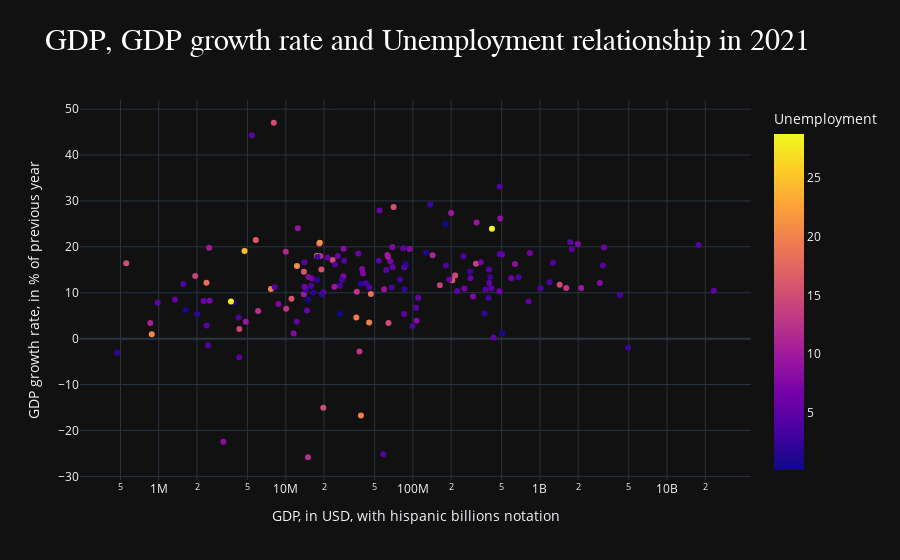

The notebook cell saved with this chart:
### Markdown cell above
#### PIB, PIBpc y desempleo

### Code cell
# Definimos conjunto de datos
GDP_gr_un = df.groupby(["Country","Year"])[["GDP","GDP_growth","Unemployment"]].sum().reset_index()
GDP_gr_un2021 = GDP_gr_un[(GDP_gr_un["Year"] == 2021) & (GDP_gr_un["Unemployment"] > 0) & (GDP_gr_un["Unemployment"] <= 100)]
GDP_gr_un2021["GDP"] = GDP_gr_un2021["GDP"]/1000 # Pasamos el PIB de Trillions en inglés a billones en español, para que sea más legible para hispanohablantes

# Graficamos
fig = px.scatter(GDP_gr_un2021, x="GDP", y="GDP_growth", color="Unemployment", log_x=True  , size_max=40, template="plotly_dark", title="Relación PIB pc, Desempleo e IDH", labels={"GDP": "PIB", "GDP_growth": "Tasa crecim. PIB"})
fig.update_xaxes(title_text="GDP, in USD, with hispanic billions notation")
fig.update_yaxes(title_text="GDP growth rate, in % of previous year")
fig.update_layout(title="GDP, GDP growth rate and Unemployment relationship in 2021", title_font=dict(size=30, family="Calibri_light", color="white"))
fig.show()

### Figure 1 — Plotly figure (JSON) as saved in the notebook; plotly's stock layout.template omitted (floating-point values rounded to 4 significant figures; data arrays with more than 128 entries replaced by an {"elided": "..."} marker saying what was removed)
{"data": [{"hovertemplate": "PIB=%{x}<br>Tasa crecim. PIB=%{y}<br>Unemployment=%{marker.color}<extra></extra>", "legendgroup": "", "marker": {"color": {"elided": "162 float values"}, "coloraxis": "coloraxis", "symbol": "circle"}, "mode": "markers", "name": "", "orientation": "v", "showlegend": false, "type": "scatter", "x": {"elided": "162 float values"}, "xaxis": "x", "y": {"elided": "162 float values"}, "yaxis": "y"}], "layout": {"coloraxis": {"colorbar": {"title": {"text": "Unemployment"}}, "colorscale": [[0, "#0d0887"], [0.1111, "#46039f"], [0.2222, "#7201a8"], [0.3333, "#9c179e"], [0.4444, "#bd3786"], [0.5556, "#d8576b"], [0.6667, "#ed7953"], [0.7778, "#fb9f3a"], [0.8889, "#fdca26"], [1, "#f0f921"]]}, "legend": {"tracegroupgap": 0}, "title": {"font": {"color": "white", "family": "Calibri_light", "size": 30}, "text": "GDP, GDP growth rate and Unemployment relationship in 2021"}, "xaxis": {"anchor": "y", "domain": [0, 1], "title": {"text": "GDP, in USD, with hispanic billions notation"}, "type": "log"}, "yaxis": {"anchor": "x", "domain": [0, 1], "title": {"text": "GDP growth rate, in % of previous year"}}}}
